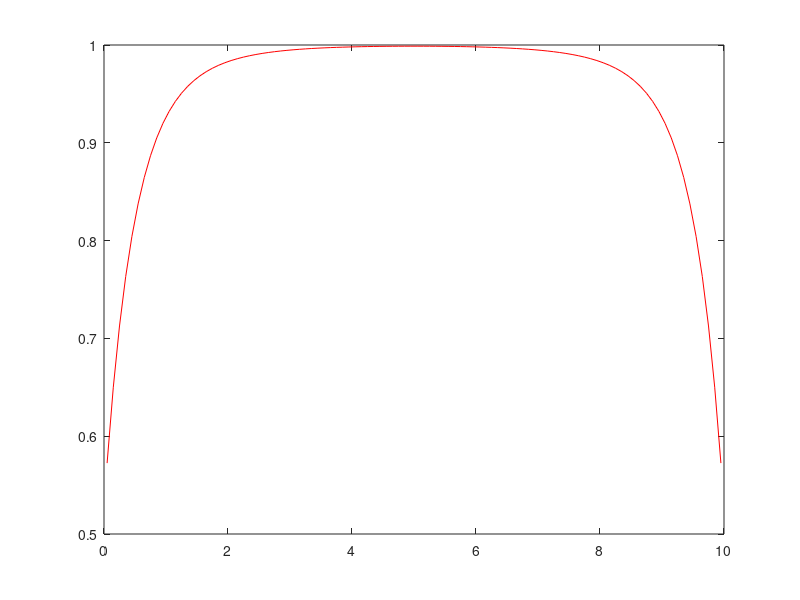

MATLAB code to generate this figure:
%RICHARD VASQUES 

clear all
clc

T=10; % Total length of system
n=100; % # of points
m1=1;
m2=2;
m3=6;
m4=24;
m5=120;
m6=720;
c=0.000001;
q=1;




l1=3*m4/(10*m2^2)-m3/(3*m1*m2);
l2=(9*m5/5-27*m1*m6/(21*m2)+3*m3*m4/m2-10*m3^2/(3*m1))/(10*m2*m3-9*m1*m4);
%l2=abs((9*m5/5-27*m1*m6/(21*m2)+3*m3*m4/m2-10*m3^2/(3*m1))/(10*m2*m3-9*m1*m4))
b1=m3/(3*m1*m2)-1;
b2=(10*m3^2/(3*m1)-9*m5/5)/(10*m2*m3-9*m1*m4)-1;


h=T/n;
Et=2*m1/m2;
Ea=((1-c)/m1)/(1+b1*(1-c));
Q=q/(1+b1*(1-c));
E2=4*(1+b1*(1-c))*(1-b2*(1-c))/(5*l1*m1);
%E3=abs(27*l1*Et/(28*l2*(1+b1*(1-c))-l1))
E3=27*l1*Et/(28*l2*(1+b1*(1-c))-l1);
D=1/(3*Et);

A=zeros(2*n+2,2*n+2);
B=zeros(2*n+2,1);
Z=zeros(2*n+2,1);
SF=zeros(n,1);

A(1,1)= 1./2 + 3*D/(2*h);
A(1,n+2)= 5./8 + 6*D/(2*h);
A(1,2)= -4*D/(2*h);
A(1,n+3)= -8*D/(2*h);
A(1,3)= D/(2*h);
A(1,n+4)= 2*D/(2*h);

A(n+2,1)= -1./8;
A(n+2,n+2)= 5./8 + (3/(7*E3))*3/(2*h); 
A(n+2,n+3)= -(3/(7*E3))*4/(2*h);
A(n+2,n+4)= (3/(7*E3))*1/(2*h);
for i=2:n
    A(i,i-1)= -D/(h^2);
    A(i,i+n)= -2*D/(h^2);
    A(i,i)= Ea+2*D/(h^2);
    A(i,i+n+1)= 4*D/(h^2);
    A(i,i+1)= -D/(h^2);
    A(i,i+n+2)= -2*D/(h^2);
    B(i) = Q;
    
    A(i+n+1,i-1)= -2*D/(5*h^2); 
    A(i+n+1,i+n)= -(4/5+27*Et/(35*E3))*D/(h^2);
    A(i+n+1,i)= 4*D/(5*h^2);
    A(i+n+1,i+n+1)= E2+(2*D/(h^2))*(4/5+27*Et/(35*E3));
    A(i+n+1,i+1)= -2*D/(5*h^2);
    A(i+n+1,i+n+2)= -(4/5+27*Et/(35*E3))*D/(h^2);
end
A(n+1,n-1)= D/(2*h);
A(n+1,2*n)= 2*D/(2*h);
A(n+1,n)= -4*D/(2*h);
A(n+1,2*n+1)= -8*D/(2*h);
A(n+1,n+1)= 1./2 + 3*D/(2*h);
A(n+1,2*n+2)= 5./8 + 6*D/(2*h);

A(2*n+2,2*n)= (3/(7*E3))*1/(2*h);
A(2*n+2,2*n+1)= -(3/(7*E3))*4/(2*h);
A(2*n+2,n+1)= -1./8;
A(2*n+2,2*n+2)= 5./8 + (3/(7*E3))*3/(2*h); 

Z=A\B;

SF=1/2*(Z(2:n+1)+Z(1:n))
%SF=1/2*(Z(2:n+1)+Z(1:n)+Z(n+3:2*n+2)+Z(n+2:2*n+1));
%for i=1:length(SF)
%    SF(i)=1/2*(SF(i)+SF(end+1-i));
%    SF(end+1-i)=SF(i);
%end

p=0+h/2:h:T-h/2;                   % p is line along x-axis.
plot(p,SF,'r'); hold on

save SP3b.mat
